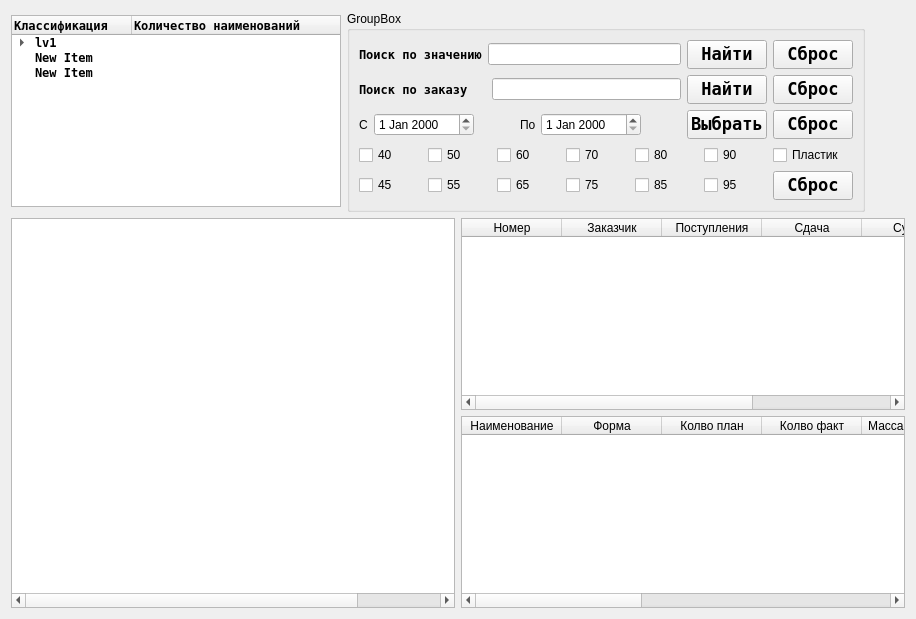
      <widget class="QWidget" name="tab_agent">
       <attribute name="title">
        <string>Контрагенты</string>
       </attribute>
       <layout class="QGridLayout" name="gridLayout_5">
        <item row="0" column="0">
         <layout class="QHBoxLayout" name="lay_menu_agent">
          <item>
           <widget class="QTreeWidget" name="tree_agent">
            <property name="sizePolicy">
             <sizepolicy hsizetype="Maximum" vsizetype="Maximum">
              <horstretch>0</horstretch>
              <verstretch>0</verstretch>
             </sizepolicy>
            </property>
            <property name="minimumSize">
             <size>
              <width>330</width>
              <height>180</height>
             </size>
            </property>
            <property name="font">
             <font>
              <family>Andale Mono</family>
              <weight>75</weight>
              <bold>true</bold>
             </font>
            </property>
            <attribute name="headerDefaultSectionSize">
             <number>120</number>
            </attribute>
            <column>
             <property name="text">
              <string notr="true">Классификация</string>
             </property>
            </column>
            <column>
             <property name="text">
              <string>Количество наименований</string>
             </property>
            </column>
            <item>
             <property name="text">
              <string>lv1</string>
             </property>
             <item>
              <property name="text">
               <string>lv2</string>
              </property>
             </item>
            </item>
            <item>
             <property name="text">
              <string>New Item</string>
             </property>
            </item>
            <item>
             <property name="text">
              <string>New Item</string>
             </property>
            </item>
           </widget>
          </item>
          <item>
           <widget class="QGroupBox" name="box_serch_agent">
            <property name="sizePolicy">
             <sizepolicy hsizetype="Preferred" vsizetype="Maximum">
              <horstretch>0</horstretch>
              <verstretch>0</verstretch>
             </sizepolicy>
            </property>
            <property name="title">
             <string>GroupBox</string>
            </property>
            <layout class="QVBoxLayout" name="verticalLayout_5">
             <item>
              <layout class="QHBoxLayout" name="lay_value_serch_agent">
               <item>
                <widget class="QLabel" name="label_value_serch_agent">
                 <property name="font">
                  <font>
                   <family>Andale Mono</family>
                   <weight>75</weight>
                   <bold>true</bold>
                  </font>
                 </property>
                 <property name="text">
                  <string>Поиск по значению</string>
                 </property>
                </widget>
               </item>
               <item>
                <widget class="QLineEdit" name="lineedit_value_serch_agent"/>
               </item>
               <item>
                <widget class="QPushButton" name="pushbutton_ok_value_serch_agent">
                 <property name="font">
                  <font>
                   <family>Andale Mono</family>
                   <pointsize>13</pointsize>
                   <weight>75</weight>
                   <bold>true</bold>
                  </font>
                 </property>
                 <property name="text">
                  <string>Найти</string>
                 </property>
                </widget>
               </item>
               <item>
                <widget class="QPushButton" name="pushButton_cancel_value_serch_agent">
                 <property name="font">
                  <font>
                   <family>Andale Mono</family>
                   <pointsize>13</pointsize>
                   <weight>75</weight>
                   <bold>true</bold>
                  </font>
                 </property>
                 <property name="text">
                  <string>Сброс</string>
                 </property>
                </widget>
               </item>
              </layout>
             </item>
             <item>
              <layout class="QHBoxLayout" name="lay_nomber_serch_agent">
               <item>
                <widget class="QLabel" name="label_nomber_serch_agent">
                 <property name="font">
                  <font>
                   <family>Andale Mono</family>
                   <weight>75</weight>
                   <bold>true</bold>
                  </font>
                 </property>
                 <property name="text">
                  <string>Поиск по заказу</string>
                 </property>
                </widget>
               </item>
               <item>
                <spacer name="hspacer_nomber_serch_agent">
                 <property name="orientation">
                  <enum>Qt::Horizontal</enum>
                 </property>
                 <property name="sizeType">
                  <enum>QSizePolicy::Fixed</enum>
                 </property>
                 <property name="sizeHint" stdset="0">
                  <size>
                   <width>18</width>
                   <height>20</height>
                  </size>
                 </property>
                </spacer>
               </item>
               <item>
                <widget class="QLineEdit" name="lineedit_nomber_serch_agent"/>
               </item>
               <item>
                <widget class="QPushButton" name="pushbutton_ok_nomber_serch_agent">
                 <property name="font">
                  <font>
                   <family>Andale Mono</family>
                   <pointsize>13</pointsize>
                   <weight>75</weight>
                   <bold>true</bold>
                  </font>
                 </property>
                 <property name="text">
                  <string>Найти</string>
                 </property>
                </widget>
               </item>
               <item>
                <widget class="QPushButton" name="pushbutton_cancel_nomber_serch_agent">
                 <property name="font">
                  <font>
                   <family>Andale Mono</family>
                   <pointsize>13</pointsize>
                   <weight>75</weight>
                   <bold>true</bold>
                  </font>
                 </property>
                 <property name="text">
                  <string>Сброс</string>
                 </property>
                </widget>
               </item>
              </layout>
             </item>
             <item>
              <layout class="QHBoxLayout" name="lay_date_serch_agent">
               <item>
                <widget class="QLabel" name="label1_data_serch_agent">
                 <property name="maximumSize">
                  <size>
                   <width>9</width>
                   <height>16777215</height>
                  </size>
                 </property>
                 <property name="text">
                  <string>С:</string>
                 </property>
                </widget>
               </item>
               <item>
                <widget class="QDateEdit" name="dateedit_start_serch_agent">
                 <property name="minimumSize">
                  <size>
                   <width>100</width>
                   <height>0</height>
                  </size>
                 </property>
                </widget>
               </item>
               <item>
                <spacer name="hspacer2__data_serch_agent">
                 <property name="orientation">
                  <enum>Qt::Horizontal</enum>
                 </property>
                 <property name="sizeType">
                  <enum>QSizePolicy::Fixed</enum>
                 </property>
                 <property name="sizeHint" stdset="0">
                  <size>
                   <width>40</width>
                   <height>20</height>
                  </size>
                 </property>
                </spacer>
               </item>
               <item>
                <widget class="QLabel" name="label2_data_serch_agent">
                 <property name="maximumSize">
                  <size>
                   <width>15</width>
                   <height>16777215</height>
                  </size>
                 </property>
                 <property name="text">
                  <string>По:</string>
                 </property>
                </widget>
               </item>
               <item>
                <widget class="QDateEdit" name="dateedit_finish_serch_agent">
                 <property name="sizePolicy">
                  <sizepolicy hsizetype="Minimum" vsizetype="Fixed">
                   <horstretch>0</horstretch>
                   <verstretch>0</verstretch>
                  </sizepolicy>
                 </property>
                 <property name="minimumSize">
                  <size>
                   <width>100</width>
                   <height>0</height>
                  </size>
                 </property>
                </widget>
               </item>
               <item>
                <spacer name="hspacer1_data_serch_agent">
                 <property name="orientation">
                  <enum>Qt::Horizontal</enum>
                 </property>
                 <property name="sizeType">
                  <enum>QSizePolicy::Fixed</enum>
                 </property>
                 <property name="sizeHint" stdset="0">
                  <size>
                   <width>40</width>
                   <height>20</height>
                  </size>
                 </property>
                </spacer>
               </item>
               <item>
                <widget class="QPushButton" name="pushbutton_ok_data_serch_agent">
                 <property name="font">
                  <font>
                   <family>Andale Mono</family>
                   <pointsize>13</pointsize>
                   <weight>75</weight>
                   <bold>true</bold>
                  </font>
                 </property>
                 <property name="text">
                  <string>Выбрать</string>
                 </property>
                </widget>
               </item>
               <item>
                <widget class="QPushButton" name="pushbutton_cancel_data_serch_agent">
                 <property name="font">
                  <font>
                   <family>Andale Mono</family>
                   <pointsize>13</pointsize>
                   <weight>75</weight>
                   <bold>true</bold>
                  </font>
                 </property>
                 <property name="text">
                  <string>Сброс</string>
                 </property>
                </widget>
               </item>
              </layout>
             </item>
             <item>
              <layout class="QGridLayout" name="lay_hard_serch_agent">
               <item row="1" column="5">
                <widget class="QCheckBox" name="checkbox_95_hard_serch_agent">
                 <property name="text">
                  <string>95</string>
                 </property>
                </widget>
               </item>
               <item row="0" column="5">
                <widget class="QCheckBox" name="checkbox_90_hard_serch_agent">
                 <property name="text">
                  <string>90</string>
                 </property>
                </widget>
               </item>
               <item row="1" column="6">
                <widget class="QPushButton" name="pushbutton_cancel_hard_serch_agent">
                 <property name="font">
                  <font>
                   <family>Andale Mono</family>
                   <pointsize>13</pointsize>
                   <weight>75</weight>
                   <bold>true</bold>
                  </font>
                 </property>
                 <property name="text">
                  <string>Сброс</string>
                 </property>
                </widget>
               </item>
               <item row="1" column="4">
                <widget class="QCheckBox" name="checkbox_85_hard_serch_agent">
                 <property name="text">
                  <string>85</string>
                 </property>
                </widget>
               </item>
               <item row="1" column="0">
                <widget class="QCheckBox" name="checkbox_45_hard_serch_agent">
                 <property name="text">
                  <string>45</string>
                 </property>
                </widget>
               </item>
               <item row="1" column="2">
                <widget class="QCheckBox" name="checkbox_65_hard_serch_agent">
                 <property name="text">
                  <string>65</string>
                 </property>
                </widget>
               </item>
               <item row="1" column="3">
                <widget class="QCheckBox" name="checkbox_75_hard_serch_agent">
                 <property name="text">
                  <string>75</string>
                 </property>
                </widget>
               </item>
               <item row="1" column="1">
                <widget class="QCheckBox" name="checkbox_55_hard_serch_agent">
                 <property name="text">
                  <string>55</string>
                 </property>
                </widget>
               </item>
               <item row="0" column="6">
                <widget class="QCheckBox" name="checkbox_plast_hard_serch_agent">
                 <property name="text">
                  <string>Пластик</string>
                 </property>
                </widget>
               </item>
               <item row="0" column="4">
                <widget class="QCheckBox" name="checkbox_80_hard_serch_agent">
                 <property name="text">
                  <string>80</string>
                 </property>
                </widget>
               </item>
               <item row="0" column="3">
                <widget class="QCheckBox" name="checkbox_70_hard_serch_agent">
                 <property name="text">
                  <string>70</string>
                 </property>
                </widget>
               </item>
               <item row="0" column="0">
                <widget class="QCheckBox" name="checkbox_40_hard_serch_agent">
                 <property name="text">
                  <string>40</string>
                 </property>
                </widget>
               </item>
               <item row="0" column="1">
                <widget class="QCheckBox" name="checkbox_50_hard_serch_agent">
                 <property name="text">
                  <string>50</string>
                 </property>
                </widget>
               </item>
               <item row="0" column="2">
                <widget class="QCheckBox" name="checkbox_60_hard_serch_agent">
                 <property name="text">
                  <string>60</string>
                 </property>
                </widget>
               </item>
              </layout>
             </item>
            </layout>
           </widget>
          </item>
          <item>
           <spacer name="hspacer_agent">
            <property name="orientation">
             <enum>Qt::Horizontal</enum>
            </property>
            <property name="sizeHint" stdset="0">
             <size>
              <width>40</width>
              <height>20</height>
             </size>
            </property>
           </spacer>
          </item>
         </layout>
        </item>
        <item row="1" column="0">
         <layout class="QHBoxLayout" name="layout_table_agent">
          <item>
           <widget class="QTableWidget" name="table_list_agent">
            <property name="maximumSize">
             <size>
              <width>550</width>
              <height>16777215</height>
             </size>
            </property>
            <attribute name="horizontalHeaderVisible">
             <bool>false</bool>
            </attribute>
            <attribute name="horizontalHeaderCascadingSectionResizes">
             <bool>true</bool>
            </attribute>
            <attribute name="horizontalHeaderDefaultSectionSize">
             <number>110</number>
            </attribute>
            <attribute name="horizontalHeaderShowSortIndicator" stdset="0">
             <bool>true</bool>
            </attribute>
            <attribute name="verticalHeaderVisible">
             <bool>false</bool>
            </attribute>
            <column>
             <property name="text">
              <string>Статус</string>
             </property>
            </column>
            <column>
             <property name="text">
              <string>Наименование</string>
             </property>
            </column>
            <column>
             <property name="text">
              <string>Условное </string>
             </property>
            </column>
            <column>
             <property name="text">
              <string>Телефон</string>
             </property>
            </column>
            <column>
             <property name="text">
              <string>e-mail</string>
             </property>
            </column>
           </widget>
          </item>
          <item>
           <layout class="QVBoxLayout" name="layout_output_table_agent">
            <item>
             <widget class="QTableWidget" name="table_order_output_agent">
              <property name="maximumSize">
               <size>
                <width>650</width>
                <height>16777215</height>
               </size>
              </property>
              <column>
               <property name="text">
                <string>Номер</string>
               </property>
              </column>
              <column>
               <property name="text">
                <string>Заказчик</string>
               </property>
              </column>
              <column>
               <property name="text">
                <string>Поступления</string>
               </property>
              </column>
              <column>
               <property name="text">
                <string>Сдача</string>
               </property>
              </column>
              <column>
               <property name="text">
                <string>Сумма</string>
               </property>
              </column>
              <column>
               <property name="text">
                <string>Информация</string>
               </property>
              </column>
             </widget>
            </item>
            <item>
             <widget class="QTableWidget" name="table_value_output_agent">
              <column>
               <property name="text">
                <string>Наименование</string>
               </property>
              </column>
              <column>
               <property name="text">
                <string>Форма</string>
               </property>
              </column>
              <column>
               <property name="text">
                <string>Колво план</string>
               </property>
              </column>
              <column>
               <property name="text">
                <string>Колво факт</string>
               </property>
              </column>
              <column>
               <property name="text">
                <string>Масса единицы</string>
               </property>
              </column>
              <column>
               <property name="text">
                <string>Масса остаток</string>
               </property>
              </column>
              <column>
               <property name="text">
                <string>Фин план</string>
               </property>
              </column>
              <column>
               <property name="text">
                <string>Фин факт</string>
               </property>
              </column>
              <column>
               <property name="text">
                <string>Твердость</string>
               </property>
              </column>
              <column>
               <property name="text">
                <string>Описание</string>
               </property>
              </column>
             </widget>
            </item>
           </layout>
          </item>
         </layout>
        </item>
       </layout>
      </widget>
